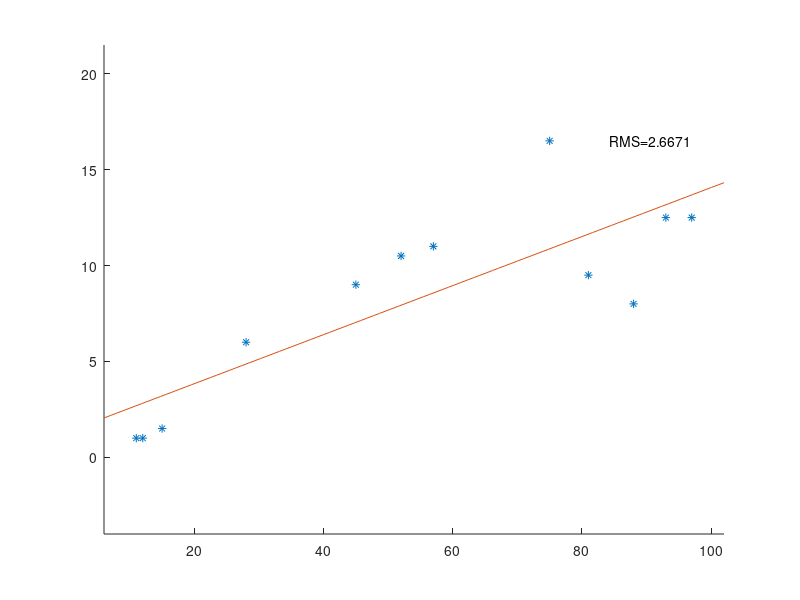

This chart was generated by the following MATLAB code:
clear all
% Definera v?r data
X = [11  12  15  28  45  52  57  75  81  88  93  97]';
Y = [1.0  1.0  1.5  6.0  9.0  10.5  11.0  16.5  9.5  8.0  12.5  12.5]';
% Definera funktionen vi ska anpassa
% har formen: y = c1*F1 + c2*F2 = c1 + x*c2
F1 = @(x) x./x;
F2 = @(x) x;

A = [F1(X) F2(X)];

% Vi f?r systemet A*c = y
c = A\Y;

% Anpassad funktion
x = linspace(min(X)-5,max(X)+5);
y = c(1) + c(2).*x;
rms = sqrt( (1./length(X)).*sum((c(1)+c(2).*X-Y).^2) );

figure
clf 
hold on
plot(X,Y,'*');
axis([min(X)-5 max(X)+5 min(Y)-5 max(Y)+5]);

plot(x,y);
text(max(X),max(Y),strcat('RMS=', num2str(rms)), 'HorizontalAlignment','right');




